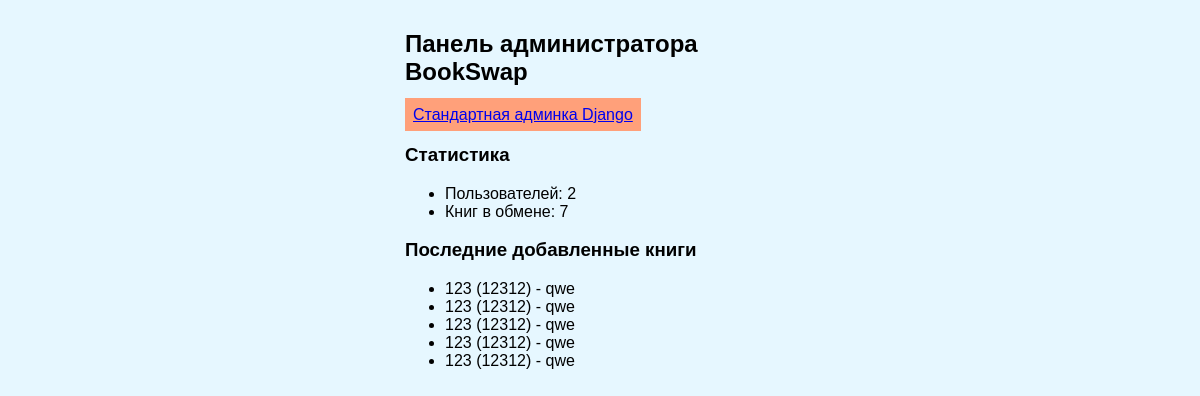
The app's page /admin-panel/ (signed in) with its own data.
### main/models.py (models this page shows)
class Book(models.Model):
    GENRE_CHOICES = [
        ('fantasy', 'Фэнтези'),
        ('classic', 'Классика'),
        ('detective', 'Детектив')
    ]
    owner = models.ForeignKey(CustomUser, on_delete=models.CASCADE)
    title = models.CharField(max_length=200)
    author = models.CharField(max_length=100)
    genre = models.CharField(max_length=50, choices=GENRE_CHOICES)
    condition = models.CharField(max_length=100)

### users/models.py (models this page shows)
class CustomUser(AbstractUser):
    phone = models.CharField(max_length=15)
    email = models.EmailField(unique=True)
    full_name = models.CharField(max_length=100)
    address = models.TextField()

### main/views.py (the view)
# urls.py: path('admin-panel/', custom_admin_panel, name='admin-panel'),
@staff_member_required
def custom_admin_panel(request):
    return render(request, 'admin_panel.html', {
        'users_count': CustomUser.objects.count(),
        'books_count': Book.objects.count(),
        'last_books': Book.objects.order_by('-id')[:5]
    })

### templates/admin_panel.html
{% extends "base.html" %}
{% block content %}
<h2>Панель администратора BookSwap</h2>
<div style="margin-bottom: 20px;">
    <a href="/admin/" class="btn">Стандартная админка Django</a>
</div>
<h3>Статистика</h3>
<ul>
    <li>Пользователей: {{ users_count }}</li>
    <li>Книг в обмене: {{ books_count }}</li>
</ul>
<h3>Последние добавленные книги</h3>
<ul>
    {% for book in last_books %}
    <li>{{ book.title }} ({{ book.author }}) - {{ book.owner.username }}</li>
    {% endfor %}
</ul>
{% endblock %}

### templates/base.html (style rules this page uses)
body { font-family: Arial; background: #E6F7FF; margin: 0; padding: 10px; font-size: 16px; }
.btn { background: #FFA07A; padding: 8px; border: none; }

### records on screen
Book: title "123", author "12312", owner.username "qwe"
Book: title "123", author "12312", owner.username "qwe"
Book: title "123", author "12312", owner.username "qwe"
Book: title "123", author "12312", owner.username "qwe"
Book: title "123", author "12312", owner.username "qwe"

### other values on screen
{{ users_count }} "2"
{{ books_count }} "7"
